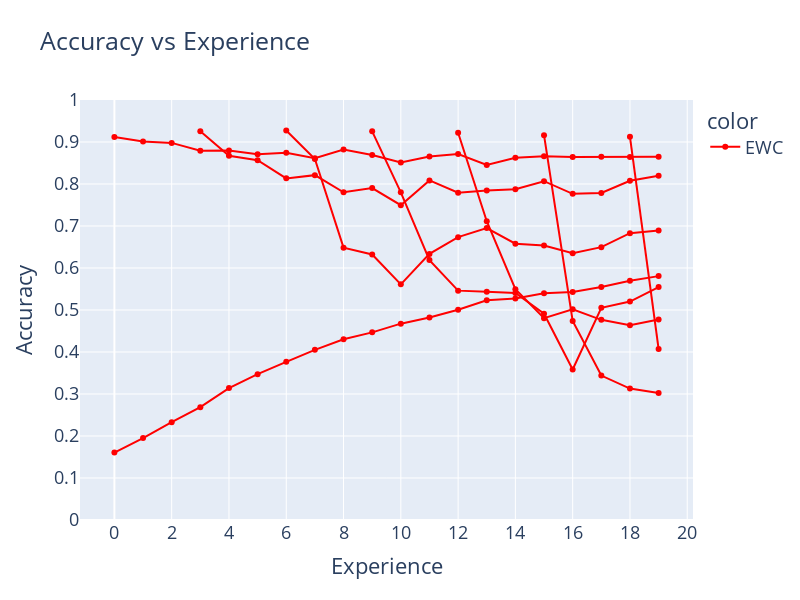

Write notebook code for a chart like this one.
### Markdown cell above
## Accuracies

### Code cell
ewc_20 = {}

# replace with nan noisy metrics
for i in range(0,20,3):
    ewc_20[f"Task{i}"] = [np.nan] * i
    ewc_20[f"Task{i}"] += ewc_20_classes["accuracies"][f"Task{i}"][i:]

ewc_20["Overall"] = ewc_20_classes["accuracies"]["Overall"]

# plotly plot
fig = px.line(
    pd.DataFrame(ewc_20),
    title="Accuracy vs Experience",
    labels=dict(index="Experience", value="Accuracy"),
    width=800,
    height=600,
    range_y=[0, 1],
    markers=True,
    color=px.Constant("EWC"),
    color_discrete_map={"EWC": "red"},
)
fig.update_layout(
    xaxis=dict(tickmode="linear", tick0=0, dtick=2),
    yaxis=dict(tickmode="linear", tick0=0, dtick=0.1),
    font=dict(size=18),
)
fig.show()

### Figure 1 — Plotly figure (JSON) as saved in the notebook; plotly's stock layout.template omitted (floating-point values rounded to 4 significant figures)
{"data": [{"hovertemplate": "color=EWC<br>variable=Task0<br>Experience=%{x}<br>Accuracy=%{y}<extra></extra>", "legendgroup": "EWC", "line": {"color": "red", "dash": "solid"}, "marker": {"symbol": "circle"}, "mode": "markers+lines", "name": "EWC", "orientation": "v", "showlegend": true, "type": "scatter", "x": [0, 1, 2, 3, 4, 5, 6, 7, 8, 9, 10, 11, 12, 13, 14, 15, 16, 17, 18, 19], "xaxis": "x", "y": [0.9117, 0.901, 0.8979, 0.8794, 0.8795, 0.871, 0.8742, 0.8615, 0.8821, 0.8692, 0.8511, 0.8656, 0.8714, 0.8455, 0.8625, 0.8662, 0.8642, 0.8648, 0.864, 0.8646], "yaxis": "y"}, {"hovertemplate": "color=EWC<br>variable=Task3<br>Experience=%{x}<br>Accuracy=%{y}<extra></extra>", "legendgroup": "EWC", "line": {"color": "red", "dash": "solid"}, "marker": {"symbol": "circle"}, "mode": "markers+lines", "name": "EWC", "orientation": "v", "showlegend": false, "type": "scatter", "x": [0, 1, 2, 3, 4, 5, 6, 7, 8, 9, 10, 11, 12, 13, 14, 15, 16, 17, 18, 19], "xaxis": "x", "y": [null, null, null, 0.9257, 0.867, 0.8568, 0.8134, 0.8211, 0.7803, 0.7904, 0.7496, 0.8086, 0.7794, 0.7845, 0.7874, 0.8067, 0.7766, 0.7786, 0.8076, 0.8195], "yaxis": "y"}, {"hovertemplate": "color=EWC<br>variable=Task6<br>Experience=%{x}<br>Accuracy=%{y}<extra></extra>", "legendgroup": "EWC", "line": {"color": "red", "dash": "solid"}, "marker": {"symbol": "circle"}, "mode": "markers+lines", "name": "EWC", "orientation": "v", "showlegend": false, "type": "scatter", "x": [0, 1, 2, 3, 4, 5, 6, 7, 8, 9, 10, 11, 12, 13, 14, 15, 16, 17, 18, 19], "xaxis": "x", "y": [null, null, null, null, null, null, 0.9274, 0.8597, 0.6484, 0.6322, 0.5611, 0.6336, 0.6735, 0.6951, 0.6578, 0.6536, 0.6354, 0.6497, 0.683, 0.6895], "yaxis": "y"}, {"hovertemplate": "color=EWC<br>variable=Task9<br>Experience=%{x}<br>Accuracy=%{y}<extra></extra>", "legendgroup": "EWC", "line": {"color": "red", "dash": "solid"}, "marker": {"symbol": "circle"}, "mode": "markers+lines", "name": "EWC", "orientation": "v", "showlegend": false, "type": "scatter", "x": [0, 1, 2, 3, 4, 5, 6, 7, 8, 9, 10, 11, 12, 13, 14, 15, 16, 17, 18, 19], "xaxis": "x", "y": [null, null, null, null, null, null, null, null, null, 0.9254, 0.7802, 0.6188, 0.5461, 0.5434, 0.5407, 0.4912, 0.3584, 0.5051, 0.5202, 0.5546], "yaxis": "y"}, {"hovertemplate": "color=EWC<br>variable=Task12<br>Experience=%{x}<br>Accuracy=%{y}<extra></extra>", "legendgroup": "EWC", "line": {"color": "red", "dash": "solid"}, "marker": {"symbol": "circle"}, "mode": "markers+lines", "name": "EWC", "orientation": "v", "showlegend": false, "type": "scatter", "x": [0, 1, 2, 3, 4, 5, 6, 7, 8, 9, 10, 11, 12, 13, 14, 15, 16, 17, 18, 19], "xaxis": "x", "y": [null, null, null, null, null, null, null, null, null, null, null, null, 0.9219, 0.7113, 0.5497, 0.4804, 0.5017, 0.4766, 0.4637, 0.4772], "yaxis": "y"}, {"hovertemplate": "color=EWC<br>variable=Task15<br>Experience=%{x}<br>Accuracy=%{y}<extra></extra>", "legendgroup": "EWC", "line": {"color": "red", "dash": "solid"}, "marker": {"symbol": "circle"}, "mode": "markers+lines", "name": "EWC", "orientation": "v", "showlegend": false, "type": "scatter", "x": [0, 1, 2, 3, 4, 5, 6, 7, 8, 9, 10, 11, 12, 13, 14, 15, 16, 17, 18, 19], "xaxis": "x", "y": [null, null, null, null, null, null, null, null, null, null, null, null, null, null, null, 0.9162, 0.474, 0.3439, 0.313, 0.3026], "yaxis": "y"}, {"hovertemplate": "color=EWC<br>variable=Task18<br>Experience=%{x}<br>Accuracy=%{y}<extra></extra>", "legendgroup": "EWC", "line": {"color": "red", "dash": "solid"}, "marker": {"symbol": "circle"}, "mode": "markers+lines", "name": "EWC", "orientation": "v", "showlegend": false, "type": "scatter", "x": [0, 1, 2, 3, 4, 5, 6, 7, 8, 9, 10, 11, 12, 13, 14, 15, 16, 17, 18, 19], "xaxis": "x", "y": [null, null, null, null, null, null, null, null, null, null, null, null, null, null, null, null, null, null, 0.9124, 0.4072], "yaxis": "y"}, {"hovertemplate": "color=EWC<br>variable=Overall<br>Experience=%{x}<br>Accuracy=%{y}<extra></extra>", "legendgroup": "EWC", "line": {"color": "red", "dash": "solid"}, "marker": {"symbol": "circle"}, "mode": "markers+lines", "name": "EWC", "orientation": "v", "showlegend": false, "type": "scatter", "x": [0, 1, 2, 3, 4, 5, 6, 7, 8, 9, 10, 11, 12, 13, 14, 15, 16, 17, 18, 19], "xaxis": "x", "y": [0.1605, 0.1951, 0.2328, 0.2686, 0.3142, 0.3473, 0.3766, 0.4052, 0.4303, 0.4468, 0.4675, 0.4822, 0.5006, 0.5234, 0.5275, 0.54, 0.5431, 0.5545, 0.5696, 0.5807], "yaxis": "y"}], "layout": {"font": {"size": 18}, "height": 600, "legend": {"title": {"text": "color"}, "tracegroupgap": 0}, "title": {"text": "Accuracy vs Experience"}, "width": 800, "xaxis": {"anchor": "y", "domain": [0, 1], "dtick": 2, "tick0": 0, "tickmode": "linear", "title": {"text": "Experience"}}, "yaxis": {"anchor": "x", "domain": [0, 1], "dtick": 0.1, "range": [0, 1], "tick0": 0, "tickmode": "linear", "title": {"text": "Accuracy"}}}}
